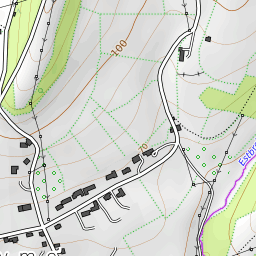
#> input picture scripts/persuasion/map-source/8-125-84.png, 256 x 256 px; its folder holds 4 pictures in this run
$ python render-topographic-maps.py
#> lines starting #> are read from the running program, lines starting #| are printed output that depends on the picture
from pathlib import Path
from PIL import Image,ImageDraw,ImageFont
import math,urllib.request,json,ssl

HERE=Path(__file__).resolve().parent; ROOT=HERE.parents[1]; CACHE=HERE/'map-source'; CACHE.mkdir(exist_ok=True); OUT=ROOT/'library'/'persuasion'/'maps';OUT.mkdir(parents=True,exist_ok=True)
UA='Kathala-Library-Persuasion/1.0 (+https://github.com/SirFoxworthTheThird/Kathala-Library)'
def worldpx(lon,lat,z):
 n=2**z*256; x=(lon+180)/360*n; lat=max(-85.0511,min(85.0511,lat)); y=(1-math.asinh(math.tan(math.radians(lat)))/math.pi)/2*n; return x,y
def render(key,bounds,z,points):
#> called with key = 'southwest-england', bounds = (-3.55, 50.48, -0.85, 51.72), z = 8
 west,south,east,north=bounds;x0,y0=worldpx(west,north,z);x1,y1=worldpx(east,south,z)
 tx0,ty0=int(x0//256),int(y0//256);tx1,ty1=int(x1//256),int(y1//256)
 mosaic=Image.new('RGB',((tx1-tx0+1)*256,(ty1-ty0+1)*256))
#> mosaic: PIL image 768x768 RGB; every value is 0
 for ty in range(ty0,ty1+1):
  for tx in range(tx0,tx1+1):
   p=CACHE/f'{z}-{tx}-{ty}.png'
   if not p.exists():
    req=urllib.request.Request(f'https://tile.opentopomap.org/{z}/{tx}/{ty}.png',headers={'User-Agent':UA});p.write_bytes(urllib.request.urlopen(req,timeout=30,context=ssl._create_unverified_context()).read())
   mosaic.paste(Image.open(p).convert('RGB'),((tx-tx0)*256,(ty-ty0)*256))
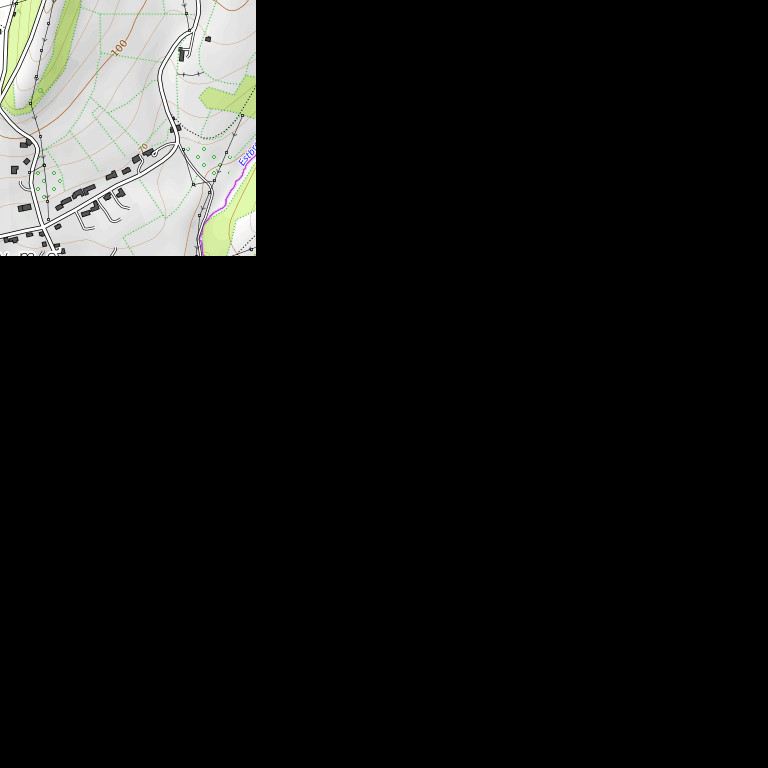
#> mosaic: PIL image 768x768 RGB; mean R, G, B 23.4, 23.8, 22.6
 crop=mosaic.crop((round(x0-tx0*256),round(y0-ty0*256),round(x1-tx0*256),round(y1-ty0*256))).resize((1600,1000),Image.Resampling.LANCZOS)
 d=ImageDraw.Draw(crop); font=ImageFont.truetype('C:/Windows/Fonts/georgiab.ttf',18); small=ImageFont.truetype('C:/Windows/Fonts/georgia.ttf',15)
 coords={}
 for name,(lon,lat) in points.items():
  xp,yp=worldpx(lon,lat,z);x=(xp-x0)/(x1-x0)*1600;top=(yp-y0)/(y1-y0)*1000;y=1000-top;coords[name]={'x':round(x,1),'y':round(y,1)}
  d.ellipse((x-7,top-7,x+7,top+7),fill=(139,44,35),outline='white',width=2);d.text((x+10,top-12),name,font=font,fill=(45,35,28),stroke_width=3,stroke_fill=(245,239,215))
 d.rectangle((12,954,850,994),fill=(246,241,218));d.text((22,965),'Map data © OpenStreetMap contributors; relief style © OpenTopoMap (CC BY-SA)',font=small,fill=(45,40,32))
 crop.save(OUT/f'{key}.png',optimize=True);return coords

allcoords={}
#> (the run stopped early here; a loop or call above may not have finished)
